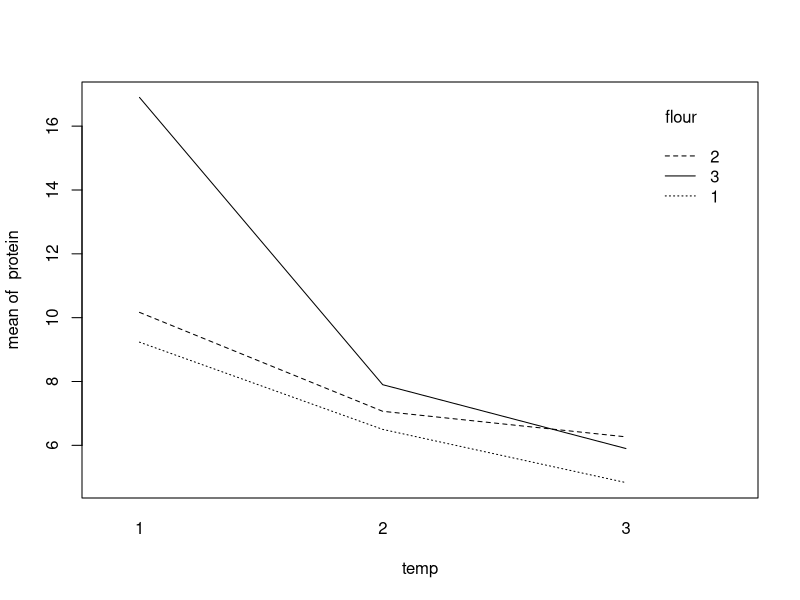

Write the R code that produced this figure.

## ST512 
## Author: Prof Ryan Martin (www4.stat.ncsu.edu/~rmartin)
## R code for Example 15.9 in Ott & Longnecker

bread <- read.table(file="data/example_15-9.txt", header=TRUE)
print(bread)

bread$flour <- factor(bread$flour)
bread$temp <- factor(bread$temp)
bread$day <- factor(bread$day)

with(bread, interaction.plot(temp, flour, protein))

o <- lm(protein ~ temp * flour + day, data=bread)
anova(o)
